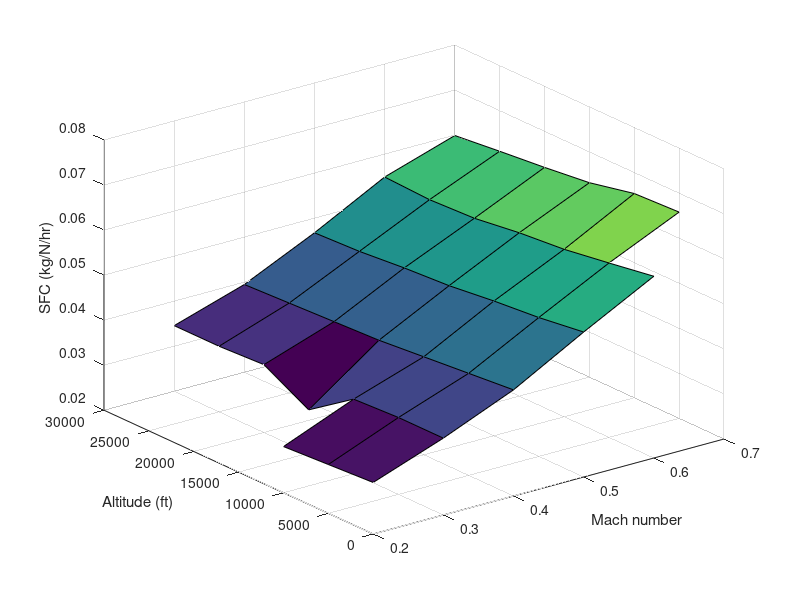
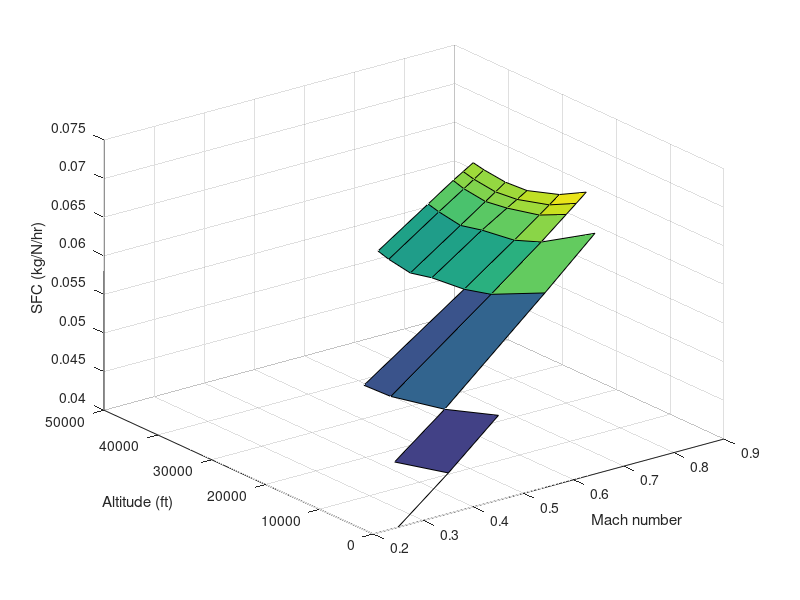
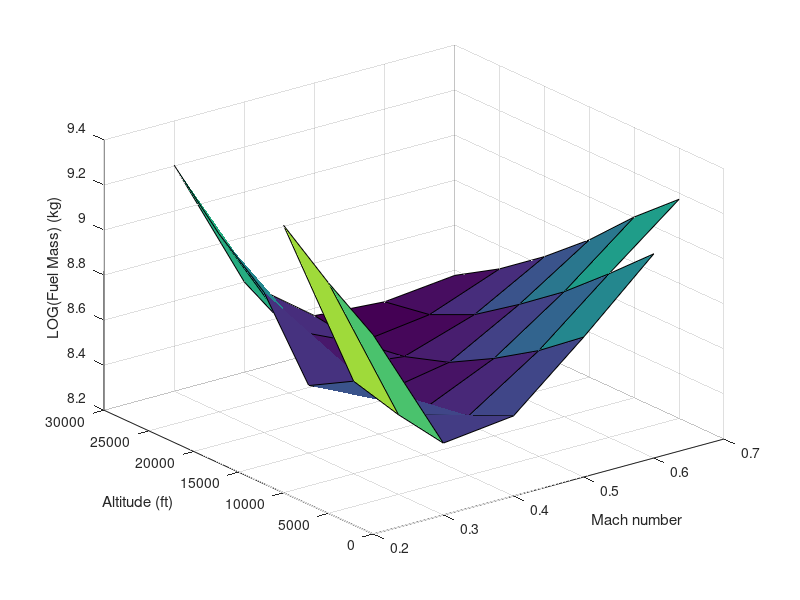
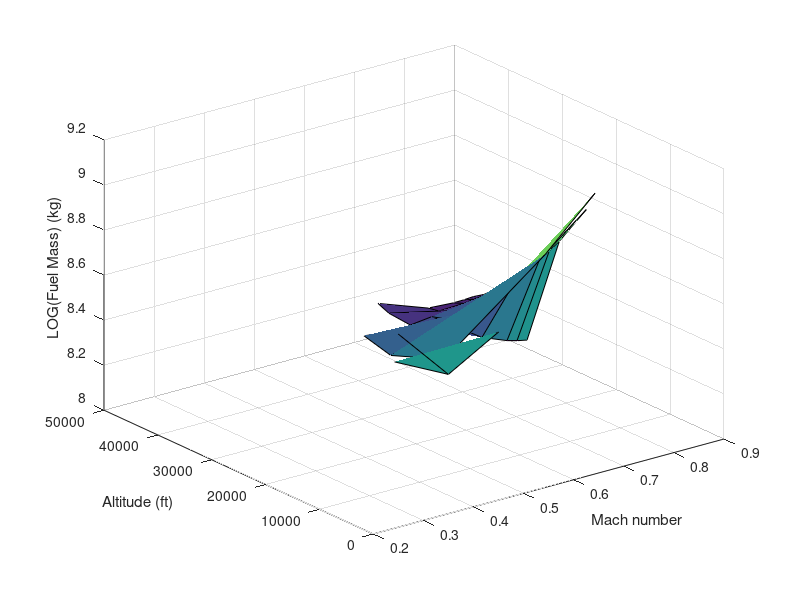

MATLAB code to generate these figures, in order:
%% Turboprop investigation
%      Tom Gilbert

clear all; close all; clc;

%% Aircraft constants
M_empty = 55000;                % MTOM - fuel mass
range = 1000 * 1852;            % 1000nm in metres
g = 9.81;                       % Gravity
SREF = 122;                     % Wing Area
ARW = 9;                        % Aspect ratio

%% Turboprop SFCs
p_alt0  = [0.0314405006535948, 0.0370662406181015, 0.043565856, 0.052188265, 0.060356863, NaN];
p_alt5  = [0.0308472836601307, 0.0370662406181015, 0.042658234, 0.050826832, 0.0587231434, 0.065802595];
p_alt10 = [0.0302540666666667, 0.0365653454746137, 0.041750612, 0.04991921, 0.057180186, 0.065348784];
p_alt15 = [NaN, 0.029602999152, 0.04084299, 0.0487393014, 0.056272564, 0.0631704912];
p_alt20 = [NaN, 0.0350626600441501, 0.040389179, 0.048103966, 0.054911131, 0.0619905826];
p_alt25 = [NaN, 0.0345617649006623, 0.039935368, 0.047196344, 0.05445732, 0.0609921984];
p_alt30 = [NaN, 0.0345617649006623, 0.039481557, 0.046742533, 0.054911131, 0.059903052];

p_SFC = [p_alt0; p_alt5; p_alt10; p_alt15; p_alt20; p_alt25; p_alt30];

%% Turbofan SFCs
f_alt0  = [0.0400346977338441, 0.0452693723715734, 0.050975330315314, NaN, NaN, NaN, NaN, NaN];
f_alt10 = [NaN, 0.0434850561986312, 0.0485569728343026, 0.0601076967215667, 0.066078598921086, NaN, NaN, NaN];
f_alt20 = [NaN, NaN, 0.0470093796650854, 0.0567222073143182, 0.0617367279087274, 0.0644301236266313, 0.0655119952012648, 0.0666164073909517];
f_alt25 = [NaN, NaN, 0.0468559261233926, 0.0557758305784765, 0.0603708180313543, 0.0627493150436612, 0.0637151247827964, 0.0647054193762781];
f_alt31 = [NaN, NaN, NaN, 0.0553369704974229, 0.0597516068495495, 0.0617268327778065, 0.062500097595561, 0.0632938242936834];
f_alt35 = [NaN, NaN, NaN, 0.0546774456236333, 0.0590807746912273, 0.0612976595099268, 0.0621935339611044, 0.0630966843598368];
f_alt39 = [NaN, NaN, NaN, 0.0551660717534006, 0.059557895243282, 0.0616667051983144, 0.0625452735922811, 0.0634151793532949];
f_alt41 = [NaN, NaN, NaN, 0.0555963113351152, 0.0599301137541601, 0.0621027054657041, 0.0629030160527231, 0.0636982345587722]; 

f_SFC = [f_alt0; f_alt10; f_alt20; f_alt25; f_alt31; f_alt35; f_alt39; f_alt41];

%% Turboprop - Mach numbers, Velocities and Altitudes, Densities
p_mach = [0.2: 0.1:0.7];
p_speed_of_sound = [340.3, 334.4, 328.4, 322.2, 316.0, 309.6, 303.1];           %https://www.fighter-planes.com/jetmach1.htm
p_velocity = p_speed_of_sound'*p_mach;

p_altitude = [0:5000:30000];
p_density(1, 1:6) = 1;
p_density(2, 1:6) = 0.8617;
p_density(3, 1:6) = 0.7386;
p_density(4, 1:6) = 0.6295;
p_density(5, 1:6) = 0.5332;
p_density(6, 1:6) = 0.4486;
p_density(7, 1:6) = 0.3747;
p_density = 1.225*p_density;

%% Turbofan - Mach numbers, Velocities and Altitudes, Densities
f_mach = [0.25, 0.35, 0.45, 0.65, 0.75, 0.80, 0.82, 0.84];
f_speed_of_sound = [340.3, 328.4, 316.0, 309.6, 301.56, 295.4, 295.0, 294.9];
f_velocity = f_speed_of_sound'*f_mach;

f_altitude = [0, 10000, 20000, 25000, 31000, 35000, 39000, 41000];
f_density(1, 1:8) = 1;
f_density(2, 1:8) = 0.7386;
f_density(3, 1:8) = 0.5332;
f_density(4, 1:8) = 0.4486;
f_density(5, 1:8) = 0.1741;
f_density(6, 1:8) = 0.3106;
f_density(7, 1:8) = 0.2592;
f_density(8, 1:8) = 0.2354;
f_density = 1.225*f_density;

%% Plot turboprop SFC, against altitude and Mach number
figure("name", "Turboprop SFCs")
surf(p_mach,p_altitude,p_SFC)
xlabel("Mach number")
ylabel("Altitude (ft)")
zlabel("SFC (kg/N/hr)")

%% Plot turbofan SFC, against altitude and Mach number
figure("name", "Turbofan SFCs")
surf(f_mach,f_altitude,f_SFC)
xlabel("Mach number")
ylabel("Altitude (ft)")
zlabel("SFC (kg/N/hr)")

%% Turboprop - L/D approximations for various Mach numbers and altitudes
p_C_L = ((M_empty-0.5*4000)*9.81)./(0.5*p_density.*p_velocity.^2*SREF);

C_D_0 = 0.016;                  % Guesed from wiki page about drag coefficients (boeing 787 then minus estimated a320 induced drag)
p_C_D_i = (p_C_L.^2)./(pi.*ARW);
p_C_D = C_D_0 + p_C_D_i;

%% Turbofan - L/D approximations for various Mach numbers and altitudes
f_C_L = ((M_empty-0.5*4000)*9.81)./(0.5*f_density.*f_velocity.^2*SREF);
 
f_C_D_i = (f_C_L.^2)./(pi.*ARW);
f_C_D = C_D_0 + f_C_D_i;

%% Turboprop - Fuel mass
p_M_fuel = M_empty .* exp( (range*g.*(p_SFC./60^2))./(p_velocity .* (p_C_L./p_C_D)) ) - M_empty;

%% Turbofan - Fuel mass
f_M_fuel = M_empty .* exp( (range*g.*(f_SFC./60^2))./(f_velocity .* (f_C_L./f_C_D)) ) - M_empty;

%% Plot turboprop fuel burn against Mach numbers and altitudes
figure("name", "Turboprop fuel burn")
surf(p_mach,p_altitude,log(p_M_fuel))
xlabel("Mach number")
ylabel("Altitude (ft)")
zlabel("LOG(Fuel Mass) (kg)")

%% Plot turbofan fuel burn against Mach numbers and altitudes
figure("name", "Turbofan fuel burn")
surf(f_mach,f_altitude,log(f_M_fuel))
xlabel("Mach number")
ylabel("Altitude (ft)")
zlabel("LOG(Fuel Mass) (kg)")

%% Print out minimum fuel burn values for turboprop
[r,c]=find(p_M_fuel==min(min(p_M_fuel)));
fprintf("PROP: Min fuel %f kg at SFC %f kg/N/hr, Mach %f, Velocity %f m/s, and Altitude %d ft. \n", p_M_fuel(r,c), p_SFC(r,c), p_mach(c), p_velocity(r,c), p_altitude(r))

%% Print out minimum fuel burn values for turboprop
[r,c]=find(f_M_fuel==min(min(f_M_fuel)));
fprintf("FAN:  Min fuel %f kg at SFC %f kg/N/hr, Mach %f, Velocity %f m/s, and Altitude %d ft. \n", f_M_fuel(r,c), f_SFC(r,c), f_mach(c), f_velocity(r,c), f_altitude(r))
